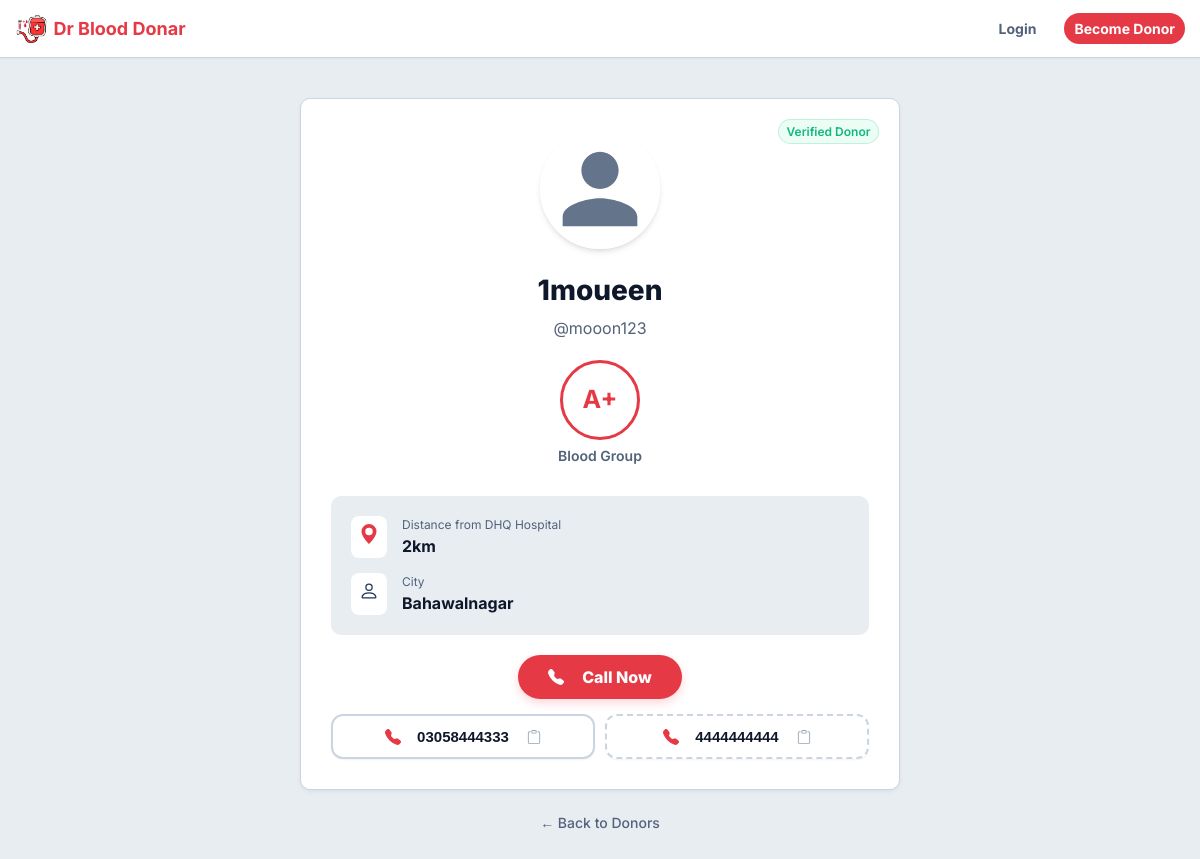
/profile/2/, run on an earlier commit of the app's database.
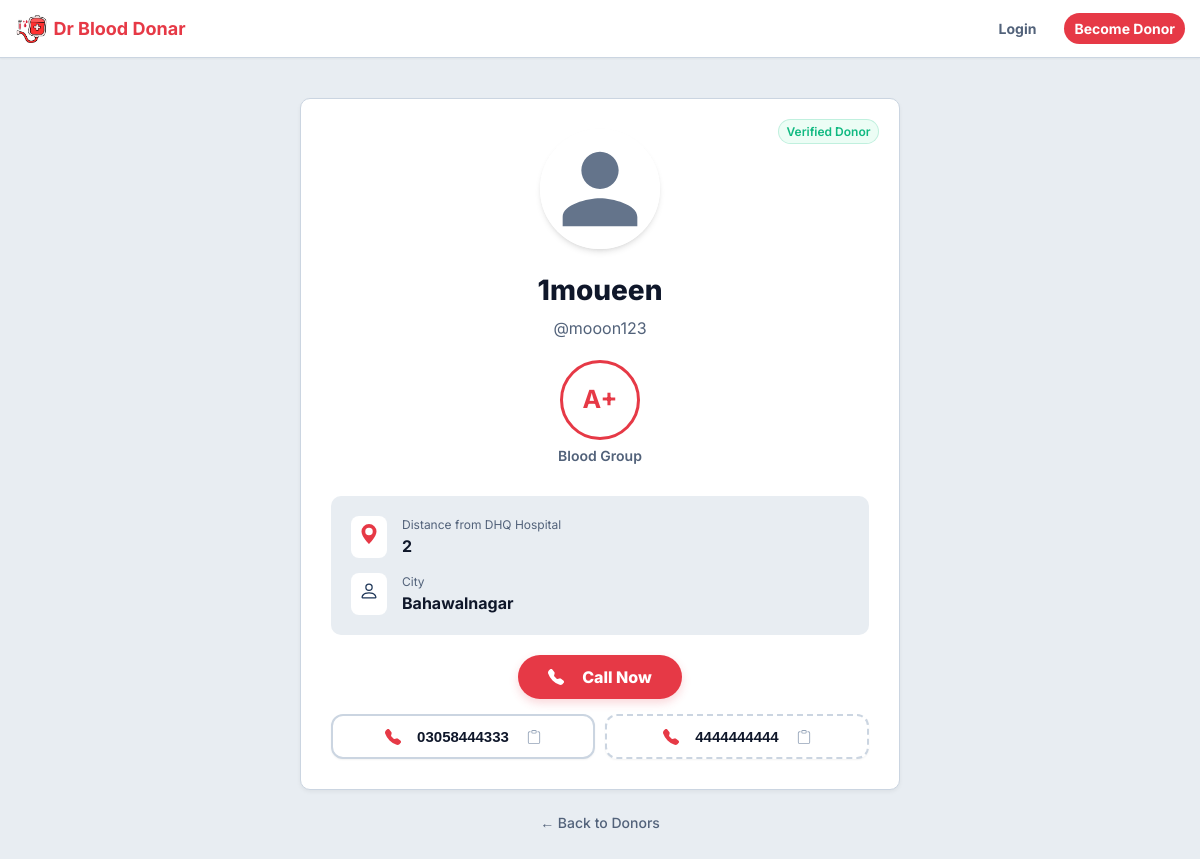
And on a later commit of the database.
### base/models.py (models this page shows)
class User(AbstractUser):
    name = models.CharField(max_length=200, null=True)
    email = models.EmailField(unique=True, null=True)
    home_address = models.CharField(max_length=500, null=True, blank=True)
    blood_group = models.CharField(max_length=3, null=True, blank=True, choices=[
        ('A+', 'A+'), ('A-', 'A-'),
        ('B+', 'B+'), ('B-', 'B-'),
        ('AB+', 'AB+'), ('AB-', 'AB-'),
        ('O+', 'O+'), ('O-', 'O-'),
    ])
    city = models.CharField(max_length=100, null=True, blank=True, default="Bahawalnagar")
    hospital_distance = models.CharField(max_length=200, null=True, blank=True, help_text="Enter number only (e.g. 2)")
    phone_number = models.CharField(max_length=15, null=True, blank=True)
    phone_number_2 = models.CharField(max_length=15, null=True, blank=True)
    is_donor = models.BooleanField(default=True, verbose_name="Available for Donation")
    avatar = models.ImageField(null=True, default="avatar.svg")
    USERNAME_FIELD = 'email'
    REQUIRED_FIELDS = []

### base/views.py (the view)
# urls.py: path('profile/<str:pk>/', views.userProfile, name="user-profile"),
def userProfile(request, pk):
    user = User.objects.get(id=pk)
    rooms = user.room_set.all()
    room_messages = user.message_set.all()
    topics = Topic.objects.all()
    context = {'user': user, 'rooms': rooms,
               'room_messages': room_messages, 'topics': topics}
    return render(request, 'base/profile.html', context)

### base/templates/base/profile.html (shortened to what this page needs)
{% extends 'main.html' %}
{% load static %}
{% block content %}
<main class="container">
  <div style="max-width: 600px; margin: 4rem auto;">
    <div class="card" style="position: relative; padding: 3rem;">
      <span class="badge badge--green"
        style="position: absolute; top: 2rem; right: 2rem; font-size: 1.2rem; border: 1px solid rgba(16, 185, 129, 0.2);">
        Verified Donor
      </span>
      <div style="display: flex; flex-direction: column; align-items: center; text-align: center; gap: 2rem;">
        <div class="avatar"
          style="width: 12rem; height: 12rem; border: 4px solid var(--color-surface); box-shadow: var(--shadow-md);">
          <img src="{% static 'images/avatar.svg' %}" alt="{{user.username}}"
            style="width: 100%; height: 100%; object-fit: cover; border-radius: 50%;">
        </div>
        <div>
          <h1 style="font-size: 2.8rem; font-weight: 800; color: var(--color-text-main); margin-bottom: 0.5rem;">
            {{user.name|default:user.username}}
          </h1>
          <p style="font-size: 1.6rem; color: var(--color-text-muted);">@{{user.username}}</p>
        </div>
        <div style="display: flex; flex-direction: column; align-items: center; gap: 0.5rem;">
          <div class="blood-drop"
            style="width: 8rem; height: 8rem; font-size: 2.5rem; border: 3px solid var(--color-primary); background: white;">
            {{user.blood_group}}
          </div>
          <span style="font-size: 1.4rem; font-weight: 600; color: var(--color-text-muted);">Blood Group</span>
        </div>
        <div
          style="width: 100%; display: grid; gap: 1.5rem; background: var(--color-bg); padding: 2rem; border-radius: var(--radius-lg); margin-top: 1rem;">
          <div style="display: flex; align-items: center; gap: 1.5rem;">
            <div style="background: white; padding: 8px; border-radius: 8px; color: var(--color-primary);">
              <svg xmlns="http://www.w3.org/2000/svg" width="20" height="20" fill="currentColor" viewBox="0 0 16 16">
                <path d="M8 16s6-5.686 6-10A6 6 0 0 0 2 6c0 4.314 6 10 6 10zm0-7a3 3 0 1 1 0-6 3 3 0 0 1 0 6z" />
              </svg>
            </div>
            <div style="text-align: left;">
              <span style="font-size: 1.2rem; color: var(--color-text-muted); display: block;">Distance from DHQ
                Hospital</span>
              <span style="font-size: 1.6rem; font-weight: 700; color: var(--color-text-main);">
                {% if user.hospital_distance %}{{ user.hospital_distance }}{% else %}Near DHQ Hospital{% endif %}
              </span>
            </div>
          </div>
          <div style="display: flex; align-items: center; gap: 1.5rem;">
            <div style="background: white; padding: 8px; border-radius: 8px; color: var(--color-secondary);">
            </div>
            <div style="text-align: left;">
              <span style="font-size: 1.2rem; color: var(--color-text-muted); display: block;">City</span>
              <span style="font-size: 1.6rem; font-weight: 700; color: var(--color-text-main);">{{user.city}}</span>
            </div>
          </div>
        </div>
        <div style="width: 100%; display: flex; flex-direction: column; gap: 1.5rem; align-items: center;">
          {% if user.phone_number %}
          <a href="tel:{{user.phone_number}}" class="btn btn--primary"
            style="padding: 1rem 3rem; font-size: 1.6rem; font-weight: 800; border-radius: 5rem; width: auto; min-width: 160px; box-shadow: 0 4px 10px rgba(230, 57, 70, 0.2);">
            Call Now
          </a>
          <div style="display: flex; gap: 1rem; width: 100%;">
            <button onclick="copyToClipboard('{{user.phone_number}}')" class="btn"
              style="flex: 1; border-radius: 1.2rem; background: white; border: 2px solid var(--color-border); padding: 1.2rem; display: flex; align-items: center; justify-content: center; font-size: 1.5rem; box-shadow: var(--shadow-sm);">
              <span style="font-weight: 800; color: var(--color-text-main);">{{user.phone_number}}</span>
            </button>
            {% if user.phone_number_2 %}
            <button onclick="copyToClipboard('{{user.phone_number_2}}')" class="btn"
              style="flex: 1; border-radius: 1.2rem; background: white; border: 2px dashed var(--color-border); padding: 1.2rem; display: flex; align-items: center; justify-content: center; font-size: 1.5rem; box-shadow: var(--shadow-sm);">
              <span style="font-weight: 800; color: var(--color-text-main);">{{user.phone_number_2}}</span>
            </button>
            {% endif %}
          </div>
          {% endif %}
        </div>
      </div>
    </div>
    <div style="text-align: center; margin-top: 2rem;">
      <a href="{% url 'home' %}" class="btn btn--text">← Back to Donors</a>
    </div>
  </div>
</main>
{% endblock content %}

### templates/main.html (shortened to what this page needs)
<!DOCTYPE html>
{% load static %}
<html lang="en">
<head>
    <link rel="stylesheet" href="{% static 'styles/style.css' %}" />
</head>
<body>
    {% include 'navbar.html' %}
    {% block content %}
    {% endblock %}
</body>
</html>

### templates/navbar.html (shortened to what this page needs)
{% load static %}
<nav class="navbar">
    <div class="container navbar__container">
        <a href="{% url 'home' %}" class="navbar__logo" style="gap: 0.5rem;">
            <img src="{% static 'images/logo.png' %}" alt="Logo" style="height: 2.8rem;">
            <span class="mbl-hide">Dr Blood Donar</span>
        </a>
        <div class="navbar__actions" style="gap: 1.2rem;">
            {% if request.user.is_authenticated %}
            <div class="mbl-hide" style="display: flex; gap: 0.8rem; align-items: center;">
                <a href="{% url 'update-user' %}" class="btn btn--secondary btn--mini"
                    style="font-size: 1rem; padding: 0.4rem 0.8rem; background-color: var(--color-secondary); color: white; border: none;">
                    <svg xmlns="http://www.w3.org/2000/svg" width="12" height="12" fill="currentColor"
                        viewBox="0 0 16 16" style="margin-right: 4px;">
                        <path
                            d="M12.854.146a.5.5 0 0 0-.707 0L10.5 1.793 14.207 5.5l1.647-1.646a.5.5 0 0 0 0-.708l-3-3zm.646 6.061L9.793 2.5 3.293 9H3.5a.5.5 0 0 1 .5.5v.5h.5a.5.5 0 0 1 .5.5v.5h.5a.5.5 0 0 1 .5.5v.5h.5a.5.5 0 0 1 .5.5v.207l6.5-6.5zm-7.468 7.468A.5.5 0 0 1 6 13.5V13h-.5a.5.5 0 0 1-.5-.5V12h-.5a.5.5 0 0 1-.5-.5V11h-.5a.5.5 0 0 1-.5-.5V10h-.5a.499.499 0 0 1-.175-.032l-.179.178a.5.5 0 0 0-.11.168l-2 5a.5.5 0 0 0 .65.65l5-2a.5.5 0 0 0 .168-.11l.178-.178z" />
                    </svg>
                    Edit Profile</a>
                <a href="{% url 'logout' %}" class="btn btn--primary btn--mini"
                    style="background-color: var(--color-error); font-size: 1rem; padding: 0.4rem 0.8rem;">Logout</a>
            </div>
            <div class="mbl-show" style="display: none;">
                <a href="{% url 'logout' %}" class="btn btn--primary btn--mini"
                    style="background-color: var(--color-error); font-size: 1rem; padding: 0.4rem 0.8rem;">Logout</a>
            </div>
            {% else %}
            <a href="{% url 'login' %}" class="btn btn--text btn--mini" style="font-size: 1.1rem;">Login</a>
            <a href="{% url 'register' %}" class="btn btn--primary btn--mini"
                style="font-size: 1rem; padding: 0.5rem 1rem;">Become Donor</a>
            {% endif %}
        </div>
    </div>
</nav>

### static/styles/style.css (style rules this page uses)
:root { --color-primary: #E63946; --color-primary-hover: #D0303C; --color-secondary: #1D3557; --color-secondary-hover: #162842; --color-accent: #457B9D; --color-bg: #E8EDF2; --color-surface: #FFFFFF; --color-text-main: #0F172A; --color-text-muted: #52627a; --color-border: #CBD5E1; --color-success: #10B981; --color-warning: #F59E0B; --color-error: #EF4444; --container-width: 1200px; --radius-sm: 0.375rem; --radius-md: 0.5rem; --radius-lg: 1rem; --shadow-sm: 0 1px 2px 0 rgb(0 0 0 / 0.05); --shadow-md: 0 4px 6px -1px rgb(0 0 0 / 0.1), 0 2px 4px -2px rgb(0 0 0 / 0.1); }
* { margin: 0; padding: 0; box-sizing: border-box; }
html { font-size: 62.5%; }
body { font-family: 'Inter', sans-serif; font-size: 1.6rem; line-height: 1.5; color: var(--color-text-main); background-color: var(--color-bg); -webkit-font-smoothing: antialiased; }
a { text-decoration: none; color: inherit; transition: color 0.2s; }
img { max-width: 100%; display: block; }
.container { max-width: var(--container-width); margin: 0 auto; padding: 0 2rem; }
.btn { display: inline-flex; align-items: center; justify-content: center; gap: 0.8rem; padding: 0.8rem 1.6rem; border-radius: var(--radius-md); font-weight: 500; cursor: pointer; transition: all 0.2s; border: none; font-size: 1.4rem; }
.btn--primary { background-color: var(--color-primary); color: white; }
.btn--text { background: none; color: var(--color-text-muted); padding: 0; }
.avatar { border-radius: 50%; object-fit: cover; border: 2px solid white; box-shadow: var(--shadow-sm); }
.navbar { background-color: var(--color-surface); border: 1px solid var(--color-border); position: sticky; top: 1rem; z-index: 1000; padding: 1rem 1.5rem; box-shadow: var(--shadow-sm); width: 95%; margin: 1rem auto 1.5rem auto; border-radius: 1.5rem; }
@media (min-width: 900px) { .navbar { top: 0; border-radius: 0; width: 100%; margin: 0 0 2rem 0; border: none; border-bottom: 1px solid var(--color-border); background-color: var(--color-surface); backdrop-filter: none; } }
@media (min-width: 900px) { .navbar__container { max-width: var(--container-width); margin: 0 auto; padding: 0 2rem; } }
.navbar__container { display: flex; justify-content: space-between; align-items: center; padding: 0; width: 100%; }
.navbar__logo { display: flex; align-items: center; gap: 1rem; font-weight: 700; font-size: 1.8rem; color: var(--color-primary); }
.navbar__logo img { height: 3.2rem; }
.navbar__actions { display: flex; align-items: center; gap: 1.5rem; }
.btn--mini { padding: 0.5rem 1rem; font-size: 1.1rem !important; font-weight: 700; border-radius: 5rem; }
.mbl-hide { display: none !important; }
@media (min-width: 900px) { .mbl-hide { display: flex !important; } }
@media (min-width: 900px) { .btn--mini { font-size: 1.4rem !important; padding: 0.8rem 1.6rem; } }
.card { background-color: var(--color-surface); border-radius: var(--radius-lg); border: 1px solid var(--color-border); padding: 2rem; box-shadow: 0 2px 4px rgba(0, 0, 0, 0.05); margin-bottom: 1.5rem; transition: transform 0.2s, box-shadow 0.2s; }
.badge { display: inline-flex; align-items: center; padding: 0.25rem 0.75rem; border-radius: 999px; font-size: 1.2rem; font-weight: 600; }
.badge--green { background-color: #ECFDF5; color: #10B981; }
.blood-drop { width: 5rem; height: 5rem; background-color: #FEF2F2; color: var(--color-primary); border-radius: 50%; display: flex; align-items: center; justify-content: center; font-weight: 700; font-size: 1.8rem; flex-shrink: 0; }

What changed in the data, as far as the page shows it:
changed User "1moueen": hospital_distance "2km" → "2"
